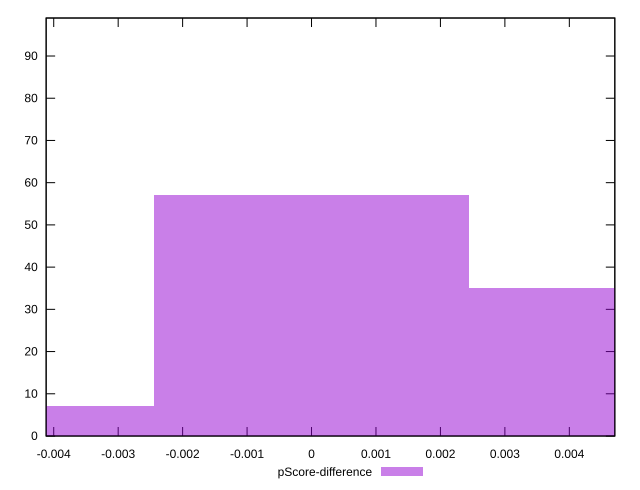

Reproduce this figure in gnuplot.
reset

$pScoreDifference <<EOF
0.004877530794665654 35
0 57
-0.004877530794665654 7
EOF

set key outside below
set boxwidth 0.004877530794665654
set xrange [-0.004117647058823504:0.004705882352941171]
set yrange [0:99]
set trange [0:99]
set style fill transparent solid 0.5 noborder
set terminal svg size 640, 490 enhanced background rgb 'white'
set output "reports/report_00030_2021-02-24T20-42-31.540Z/uses-http2/samples/card/pScore-difference/histogram.svg"

plot $pScoreDifference title "pScore-difference" with boxes

reset
